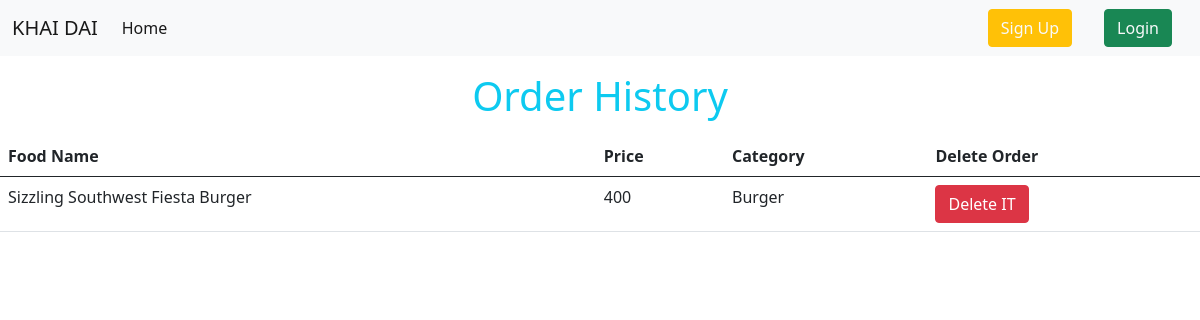
The app's page /User/all_orders/ with its own data.
### order/models.py (models this page shows, shortened)
class CartItem(models.Model):
    Item_cart = models.ForeignKey('Cart', on_delete=models.CASCADE, related_name='cart_items' ,null=True, blank =True)  # Specify related_name
    food_item = models.ForeignKey(FoodItems, on_delete=models.CASCADE)
    quantity = models.PositiveIntegerField(default=1)

### menu/models.py (models this page shows, shortened)
class FoodItems(models.Model):
    name = models.CharField(max_length=50)
    category = models.ForeignKey(Category , on_delete=models.CASCADE, null = True , blank = True)
    price = models.DecimalField(max_digits=10, decimal_places=0)
    discounted_price = models.DecimalField(max_digits=10, decimal_places=2, blank=True, null=True,default=0)
    description = models.TextField()
    image = models.ImageField(upload_to='menu/uploads', height_field=None, width_field=None, max_length=None,default='')

### category/models.py (models this page shows, shortened)
class Category(models.Model):
    name = models.CharField(max_length=50)
    slug = models.SlugField(max_length = 100, unique = True, null = True, blank = True)

### user/views.py (the view)
# urls.py: path('all_orders/', views.OrderListView.as_view(), name='all_orders'),
class OrderListView(ListView):
    model = Order
    template_name = 'all_orders.html'
    context_object_name = 'orders'
    def get_queryset(self):
        return Order.objects.all()

### templates/all_orders.html
{% extends 'base.html' %}
{% block content %}
<h1 class="text-center m-3 text-info">Order History</h1>
<table class="table">
    <thead>
      <tr>
        <th scope="col">Food Name</th>
        <th scope="col">Price</th>
        <th scope="col">Category</th>
        <th scope="col">Delete Order</th>
      </tr>
    </thead>
    <tbody>
{% for order in orders %}
{% for cart_item in order.items.all %}
                <tr>
                <td>{{ cart_item.food_item.name }}</td>
                <td>{{ cart_item.food_item.price }}</td>
                <td>{{ cart_item.food_item.category.name }}</td>
                <td><a href="{% url 'delete_order_item' pk=cart_item.food_item.id %}" class="btn btn-danger" > Delete IT</a></td>
                </tr>
                {% endfor %}
{% endfor %}
    </tbody>
  </table>
{% endblock content %}

### records on screen
CartItem: food_item.name "Sizzling Southwest Fiesta Burger", food_item.price "400", food_item.category.name "Burger"
